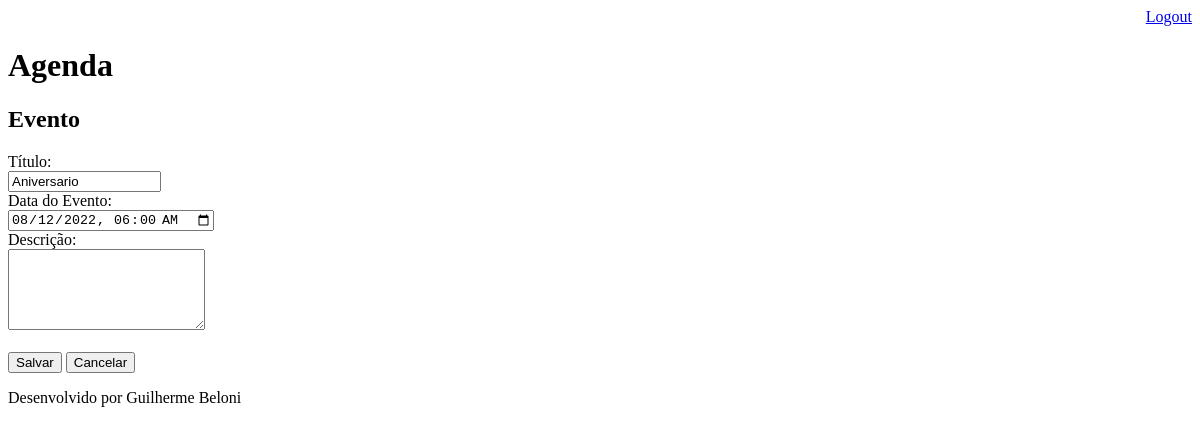
The app's page /agenda/evento/?id=1 (signed in), older data.
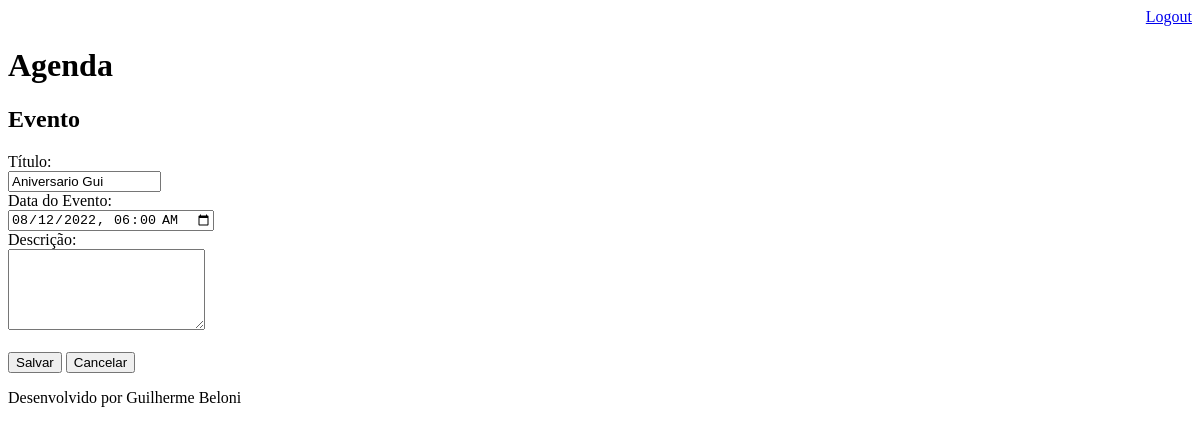
The same page, newer data.
### core/models.py (models this page shows, shortened)
class Evento(models.Model):
    titulo = models.CharField(max_length=100)
    descricao = models.TextField(blank=True, null=True)
    dataEvento = models.DateTimeField(verbose_name='Data do evento')
    dataCriacao = models.DateTimeField(auto_now=True,
                                       verbose_name='Data da criação')  # verbose = serve para mostrar como a variavel vai aparecer no site
    usuario = models.ForeignKey(User,
                                on_delete=models.CASCADE)  # cascade = se o usuario for ixcluido, exclui tambem todos os eventos dele
    class Meta:
        db_table = 'evento'
    def get_data_input_evento(self):
        return self.dataEvento.strftime('%Y-%m-%dT%H:%M')

### core/views.py (the view)
# urls.py: path('agenda/evento/', views.evento),
@login_required(login_url='/login/')
def evento(request):
    id_evento = request.GET.get('id')
    dados = {}
    if id_evento:
        dados['evento'] = Evento.objects.get(id=id_evento)
    return render(request, 'evento.html', dados)

### templates/evento.html (shortened to what this page needs)
{% extends "modelpage.html" %}
{% block content %}
<h2>Evento</h2>
<form action="submit" method="POST">{% csrf_token %}
    <label>Título: </label>
    <br>
    <input type="text" name="titulo" size="16" value="{{evento.titulo}}">
    <br>
    <label>Data do Evento: </label>
    <br>
    <input type="datetime-local" name="dataEvento" value="{{ evento.get_data_input_evento }}">
    <br>
    <label>Descrição: </label>
    <br>
    <textarea name="descricao" rows="5" cols="22">{{evento.descricao}}</textarea>
    <br><br>
    <button type="submit">Salvar</button>
    <a href="/">
        <button type="button">Cancelar</button>
    </a>
</form>
{% endblock %}

Row changes from the older to the newer data that the page shows:
changed Evento: titulo "Aniversario" → "Aniversario Gui"
